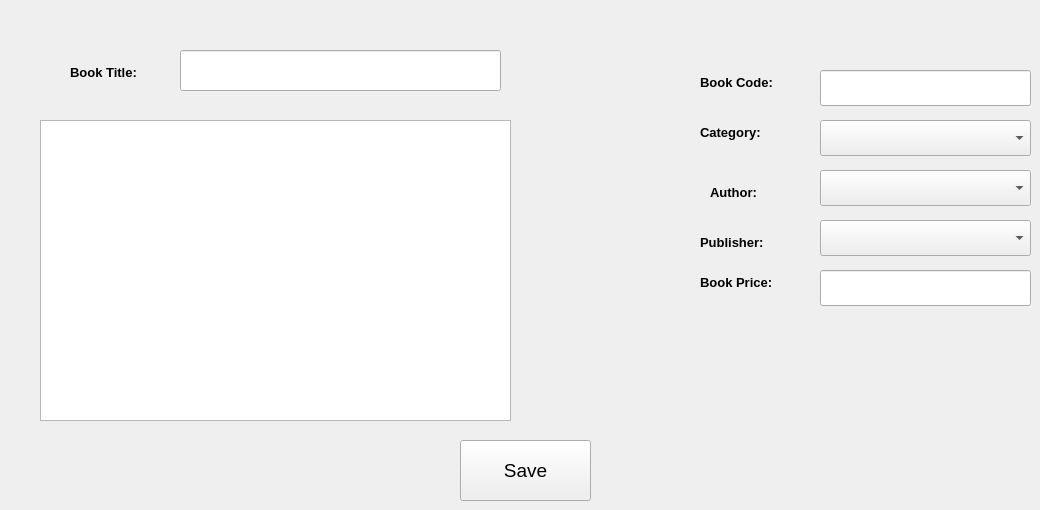
      <widget class="QWidget" name="tab_5">
       <attribute name="title">
        <string>Add New Book</string>
       </attribute>
       <widget class="QLineEdit" name="lineEdit_3">
        <property name="geometry">
         <rect>
          <x>180</x>
          <y>50</y>
          <width>321</width>
          <height>41</height>
         </rect>
        </property>
       </widget>
       <widget class="QComboBox" name="comboBox_3">
        <property name="geometry">
         <rect>
          <x>820</x>
          <y>120</y>
          <width>211</width>
          <height>36</height>
         </rect>
        </property>
       </widget>
       <widget class="QLineEdit" name="lineEdit_4">
        <property name="geometry">
         <rect>
          <x>820</x>
          <y>270</y>
          <width>211</width>
          <height>36</height>
         </rect>
        </property>
       </widget>
       <widget class="QLineEdit" name="lineEdit_5">
        <property name="geometry">
         <rect>
          <x>820</x>
          <y>70</y>
          <width>211</width>
          <height>36</height>
         </rect>
        </property>
       </widget>
       <widget class="QPushButton" name="pushButton_AddNewBook">
        <property name="geometry">
         <rect>
          <x>460</x>
          <y>440</y>
          <width>131</width>
          <height>61</height>
         </rect>
        </property>
        <property name="font">
         <font>
          <family>Segoe UI</family>
          <pointsize>14</pointsize>
          <weight>50</weight>
          <bold>false</bold>
         </font>
        </property>
        <property name="text">
         <string>Save</string>
        </property>
       </widget>
       <widget class="QLabel" name="label_3">
        <property name="geometry">
         <rect>
          <x>70</x>
          <y>60</y>
          <width>95</width>
          <height>25</height>
         </rect>
        </property>
        <property name="font">
         <font>
          <family>Segoe UI</family>
          <pointsize>10</pointsize>
          <weight>75</weight>
          <bold>true</bold>
         </font>
        </property>
        <property name="text">
         <string>Book Title:</string>
        </property>
       </widget>
       <widget class="QLabel" name="label_6">
        <property name="geometry">
         <rect>
          <x>700</x>
          <y>70</y>
          <width>103</width>
          <height>25</height>
         </rect>
        </property>
        <property name="font">
         <font>
          <family>Segoe UI</family>
          <pointsize>10</pointsize>
          <weight>75</weight>
          <bold>true</bold>
         </font>
        </property>
        <property name="text">
         <string>Book Code:</string>
        </property>
       </widget>
       <widget class="QLabel" name="label_7">
        <property name="geometry">
         <rect>
          <x>700</x>
          <y>270</y>
          <width>101</width>
          <height>25</height>
         </rect>
        </property>
        <property name="font">
         <font>
          <family>Segoe UI</family>
          <pointsize>10</pointsize>
          <weight>75</weight>
          <bold>true</bold>
         </font>
        </property>
        <property name="text">
         <string>Book Price:</string>
        </property>
       </widget>
       <widget class="QComboBox" name="comboBox_4">
        <property name="geometry">
         <rect>
          <x>820</x>
          <y>170</y>
          <width>211</width>
          <height>36</height>
         </rect>
        </property>
       </widget>
       <widget class="QComboBox" name="comboBox_5">
        <property name="geometry">
         <rect>
          <x>820</x>
          <y>220</y>
          <width>211</width>
          <height>36</height>
         </rect>
        </property>
       </widget>
       <widget class="QLabel" name="label_8">
        <property name="geometry">
         <rect>
          <x>700</x>
          <y>120</y>
          <width>87</width>
          <height>25</height>
         </rect>
        </property>
        <property name="font">
         <font>
          <family>Segoe UI</family>
          <pointsize>10</pointsize>
          <weight>75</weight>
          <bold>true</bold>
         </font>
        </property>
        <property name="text">
         <string>Category:</string>
        </property>
       </widget>
       <widget class="QLabel" name="label_9">
        <property name="geometry">
         <rect>
          <x>710</x>
          <y>180</y>
          <width>69</width>
          <height>25</height>
         </rect>
        </property>
        <property name="font">
         <font>
          <family>Segoe UI</family>
          <pointsize>10</pointsize>
          <weight>75</weight>
          <bold>true</bold>
         </font>
        </property>
        <property name="text">
         <string>Author:</string>
        </property>
       </widget>
       <widget class="QLabel" name="label_10">
        <property name="geometry">
         <rect>
          <x>700</x>
          <y>230</y>
          <width>89</width>
          <height>25</height>
         </rect>
        </property>
        <property name="font">
         <font>
          <family>Segoe UI</family>
          <pointsize>10</pointsize>
          <weight>75</weight>
          <bold>true</bold>
         </font>
        </property>
        <property name="text">
         <string>Publisher:</string>
        </property>
       </widget>
       <widget class="QTextEdit" name="textEdit">
        <property name="geometry">
         <rect>
          <x>40</x>
          <y>120</y>
          <width>471</width>
          <height>301</height>
         </rect>
        </property>
       </widget>
      </widget>
